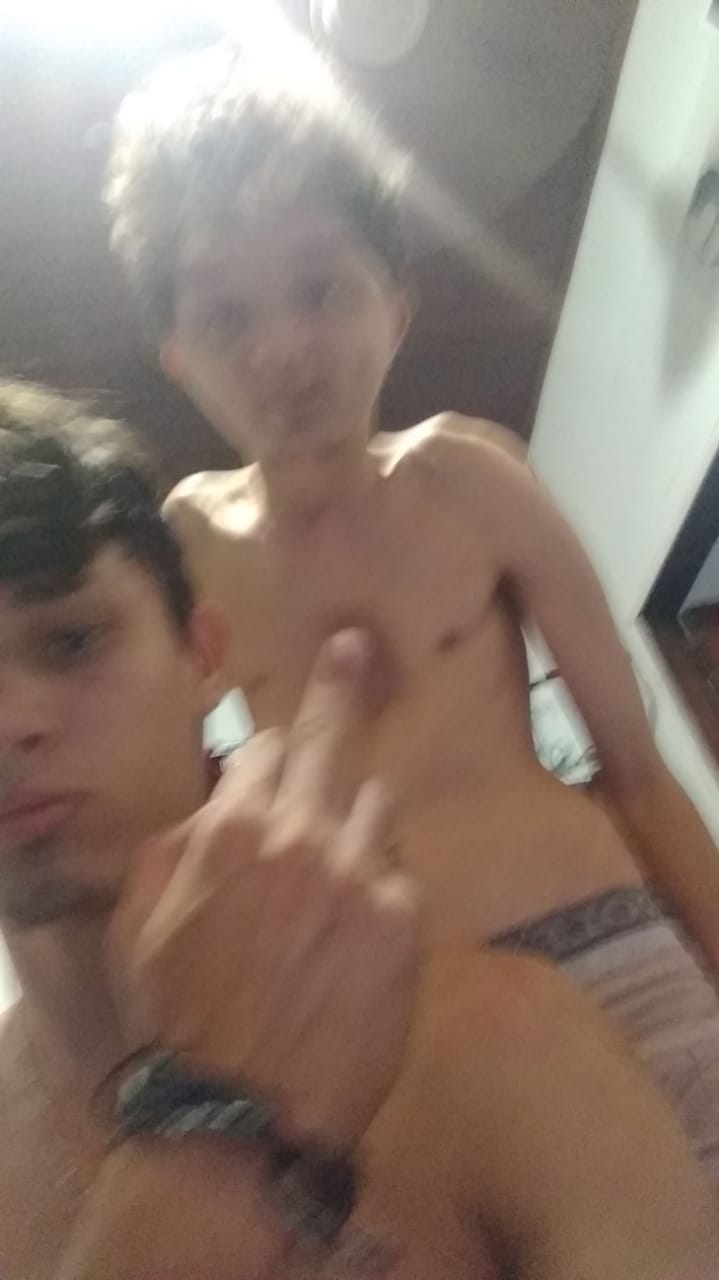
#> input picture Ferramentas-Detection/meus/casula1.jpg, 719 x 1280 px, given in place of the camera
$ python Detection_VideCam.py
#> lines starting #> are read from the running program, lines starting #| are printed output that depends on the picture; after the words box and inside, x2 and y2 are one past the last pixel; in counts of white or black regions, pixels touching at a corner belong together
        # Importa biblioteca Opencv e numpy
import cv2
import numpy as np

face_cascade = cv2.CascadeClassifier("cascade\\haarcascade_frontalface_default.xml")
eye_cascade = cv2.CascadeClassifier("cascade\\haarcascade_eye.xml")

Webcam = cv2.VideoCapture(0)

while(not cv2.waitKey(20) & 0xFF == ord('p')):
#> (key Esc is pressed here)
        ret, frame = Webcam.read()
#> frame is the input picture: shape (1280, 719, 3); mean B, G, R 109.1, 120.3, 138.4
        gray = cv2.cvtColor(frame, cv2.COLOR_BGR2GRAY)
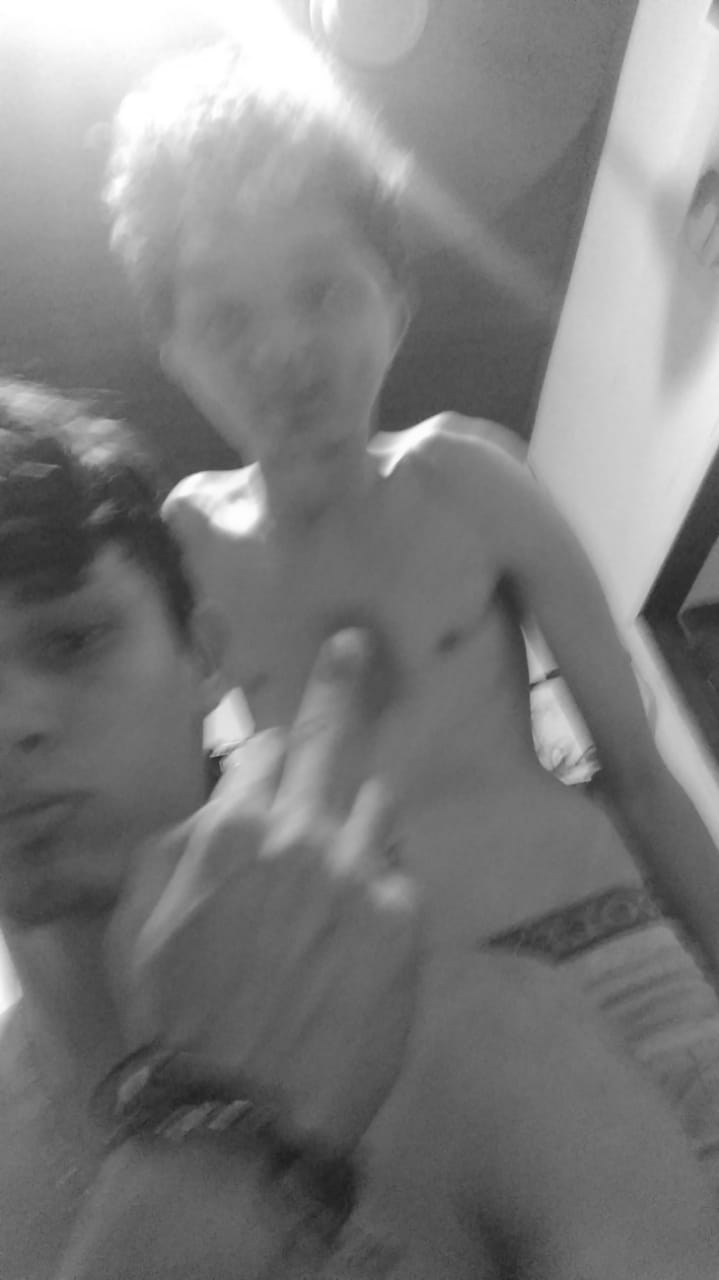
#> gray: shape (1280, 719); min 30, max 255, mean 124.4
        face = face_cascade.detectMultiScale(gray)
#> face = ()
        eye = eye_cascade.detectMultiScale(gray)
#> eye = [[223, 483, 26, 26], [18, 594, 98, 98], [54, 1008, 189, 189]]
        for (x, y, w, h) in face:
                cv2.rectangle(frame, (x, y), (x + w, y + h), (255, 155, 0), 2)
#> this loop made 0 passes
        for (x, y, w, h) in eye:
                cv2.rectangle(frame, (x, y), (x + w, y + h), (155, 155, 0), 2)
#> this loop made 3 passes
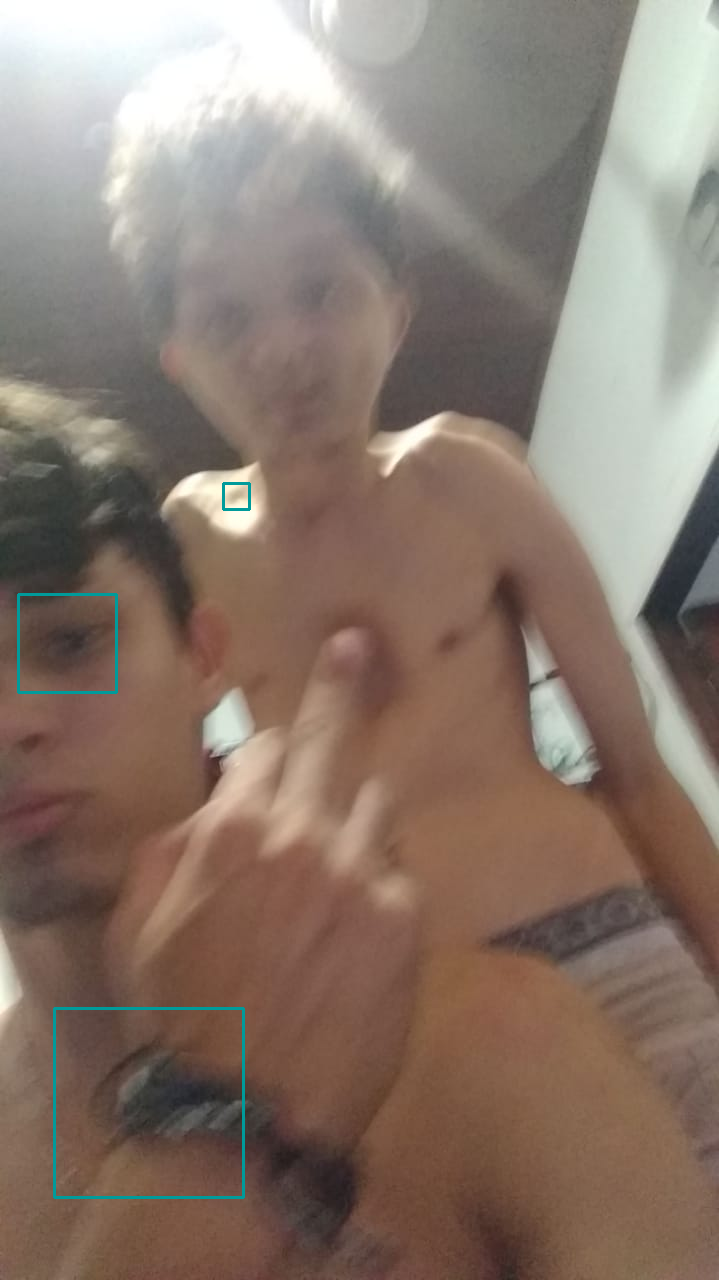
#> frame: shape (1280, 719, 3); 0.41% of pixels changed, all inside (x1, y1, x2, y2) = (17, 482, 251, 1199)

        scaled = cv2.resize(frame, None, fx=1.55, fy=1.55)
        cv2.imshow('frame', scaled)
        print(len(face))
#| 0
        print(face)
        print(len(eye))
#| 3
        print(eye)
#| [[ 223  483   26   26]
#|  [  18  594   98   98]
#|  [  54 1008  189  189]]
#> (key Enter is pressed here)

cap.release()
cv2.destroyAllWindows()

$ run again, on Ferramentas-Detection/meus/casula2.jpg
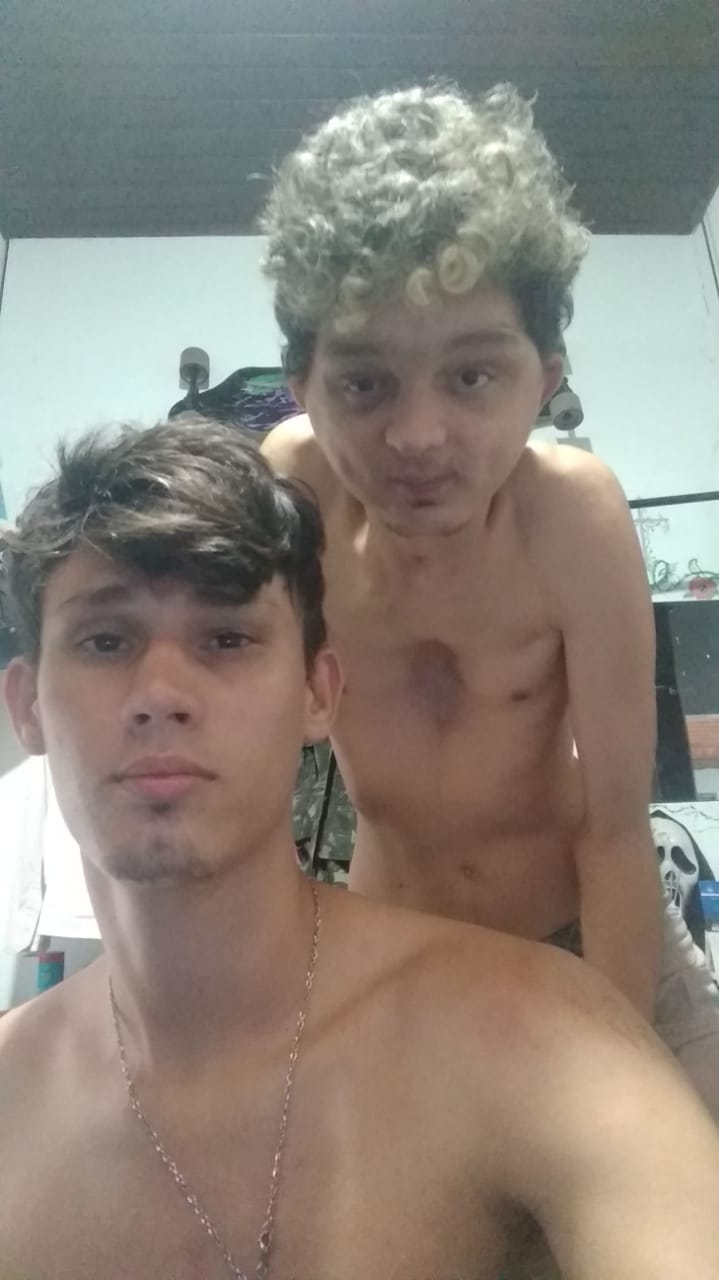
#> input picture Ferramentas-Detection/meus/casula2.jpg, 719 x 1280 px, given in place of the camera
#> frame is the input picture: shape (1280, 719, 3); mean B, G, R 122.8, 131.8, 140.4
#> face = [[620, 822, 90, 90], [291, 289, 258, 258], [28, 542, 287, 287]]
#> eye = [[388, 186, 22, 22], [158, 696, 44, 44], [435, 345, 66, 66], [67, 608, 69, 69], [190, 606, 70, 70], [327, 354, 69, 69], [116, 697, 46, 46], [498, 675, 42, 42], [132, 778, 55, 55], [243, 761, 172, 172]]
#> the loop `for (x, y, w, h) in face:` made 3 passes
#> after the loop `for (x, y, w, h) in face:`:
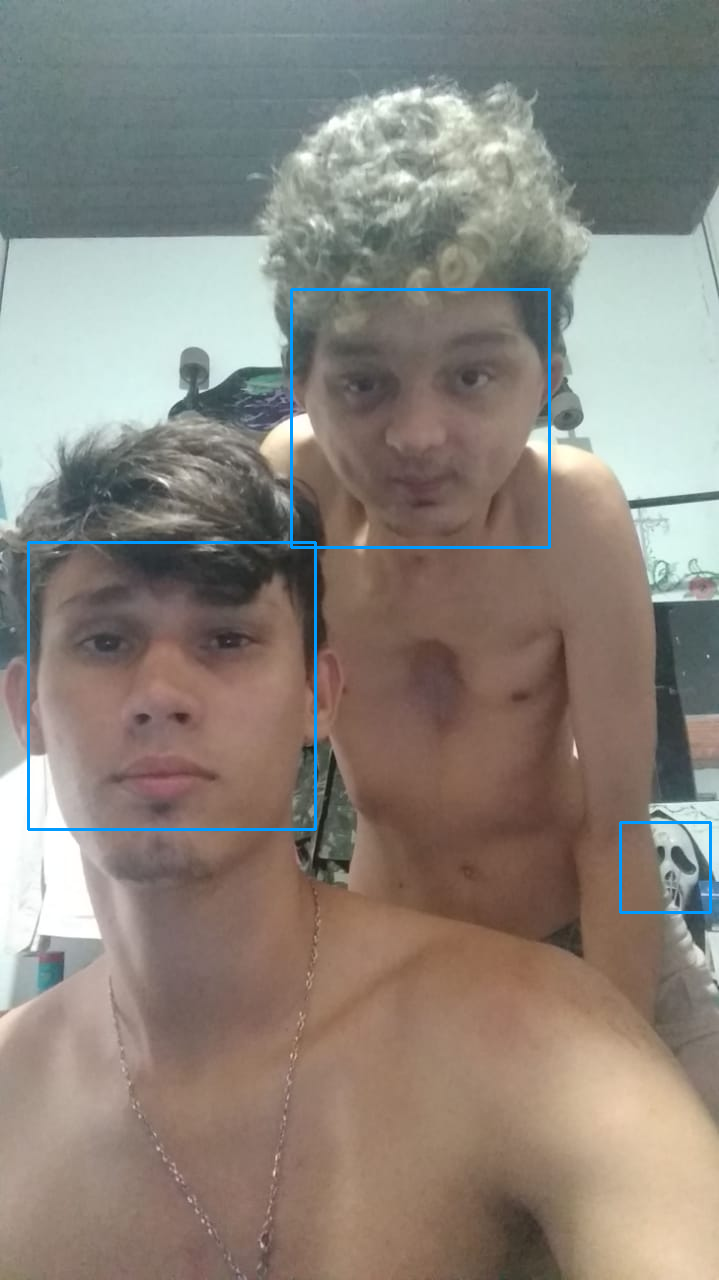
#> frame: shape (1280, 719, 3); 0.82% of pixels changed, all inside (x1, y1, x2, y2) = (27, 288, 712, 914)
#> the loop `for (x, y, w, h) in eye:` made 10 passes
#> after the loop `for (x, y, w, h) in eye:`:
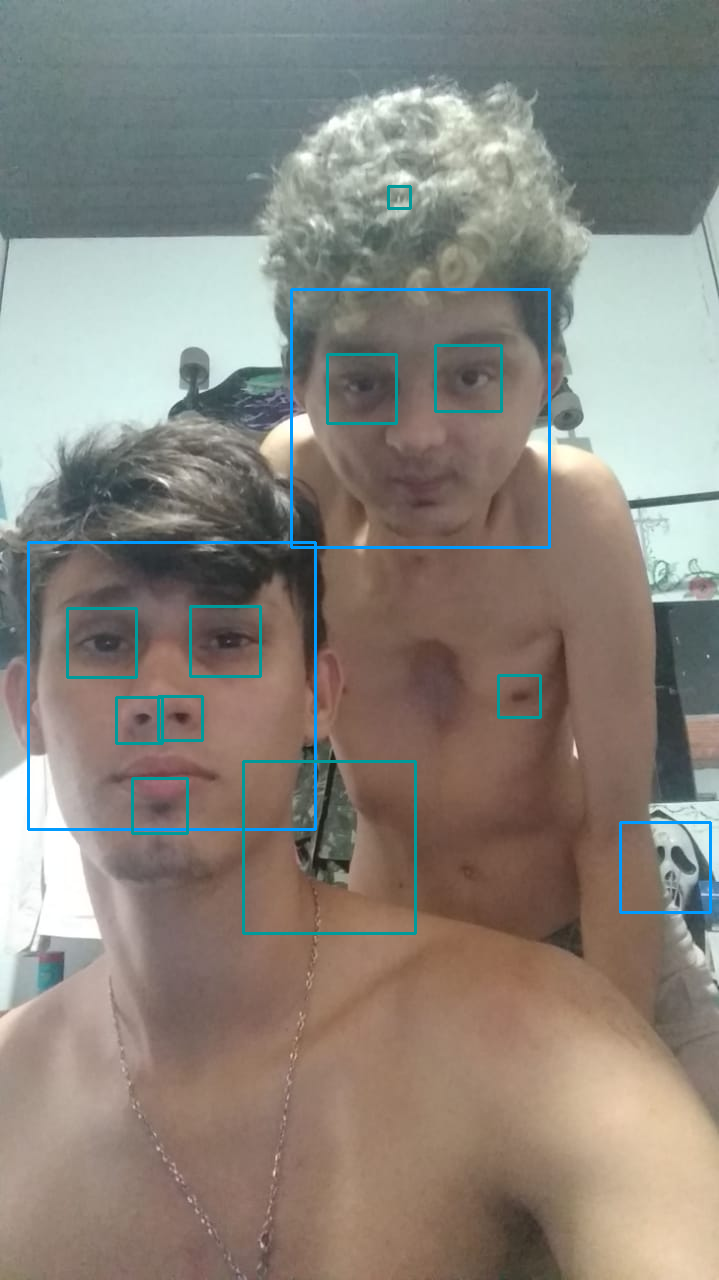
#> frame: shape (1280, 719, 3); 0.85% of pixels changed, all inside (x1, y1, x2, y2) = (66, 185, 542, 935)
#| 3
#| [[620 822  90  90]
#|  [291 289 258 258]
#|  [ 28 542 287 287]]
#| 10
#| [[388 186  22  22]
#|  [158 696  44  44]
#|  [435 345  66  66]
#|  [ 67 608  69  69]
#|  [190 606  70  70]
#|  [327 354  69  69]
#> (further printed lines are left out)
